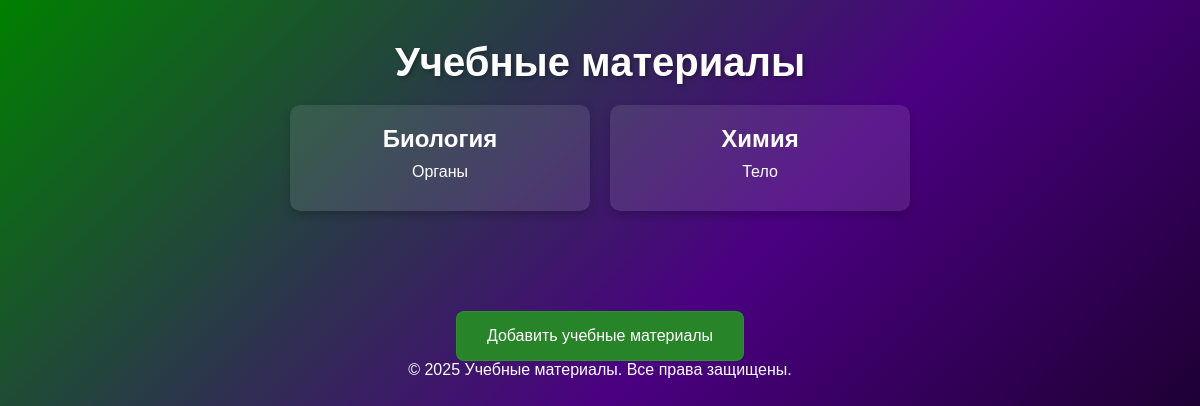
/education_materials/, run on the app's committed database.
### catalog/models.py (models this page shows, shortened)
class EducationalMaterials(models.Model):
    material_id = models.AutoField(primary_key=True)
    subject = models.ForeignKey(
        Subjects,
        on_delete=models.CASCADE,
        db_column='subject_id',
        blank=True,
        null=True
    )
    unit = models.IntegerField(blank=True, null=True)
    topic_name = models.CharField(max_length=255, null=True, blank=False)
    material_type = models.CharField(max_length=255, null=True, blank=False)
    material_source = models.CharField(max_length=255, null=True, blank=False)
    class Meta:
        verbose_name = 'Учебный материал'
        verbose_name_plural = 'Учебные материалы'

class Subjects(models.Model):
    subject_id = models.AutoField(primary_key=True)
    teacher = models.ForeignKey(
        Teachers,
        on_delete=models.CASCADE,
        db_column='teacher_id',
        blank=True,
        null=True
    )
    subject_name = models.CharField(max_length=255, null=True, blank=False)
    class Meta:
        verbose_name = 'Предмет'
        verbose_name_plural = 'Предметы'

### catalog/views.py (the view)
# urls.py: path('education_materials/', views.EducationMaterialsPage, name='education_materials'),
def EducationMaterialsPage(request):
    materials = EducationalMaterials.objects.select_related('subject').all()
    return render(request, 'basikPages/EducationMaterials.html', {'materials': materials})

### locallibrary/templates/basikPages/EducationMaterials.html (shortened to what this page needs)
<!DOCTYPE html>
<html lang="ru">
<head>
</head>
<body>
<header>
    <h1>Учебные материалы</h1>
</header>
<div class="container">
    {% for material in materials %}
    <div class="card">
        <h2>{{ material.subject.subject_name }}</h2>
        <p><a href="{{ material.material_source }}" class="button login">{{ material.topic_name}}</a></p>
    </div>
    {% endfor %}
</div>
<div class="button-container">
    <a href="{% url 'add_material' %}" class="button add">Добавить учебные материалы</a>
</div>
<footer>
    <p>&copy; 2025 Учебные материалы. Все права защищены.</p>
</footer>
</body>
</html>

### locallibrary/templates/basikPages/EducationMaterials.html (style rules this page uses)
* { margin: 0; padding: 0; box-sizing: border-box; font-family: Arial, sans-serif; }
body { background: linear-gradient(135deg, #008000, #4B0082, #000000); color: #fff; display: flex; flex-direction: column; align-items: center; min-height: 100vh; padding: 20px; }
h1 { margin: 20px 0; font-size: 2.5rem; text-shadow: 2px 2px 4px rgba(0, 0, 0, 0.3); }
.container { display: flex; flex-wrap: wrap; justify-content: center; gap: 20px; max-width: 1200px; width: 100%; }
.card { background: rgba(255, 255, 255, 0.1); padding: 20px; border-radius: 10px; width: 300px; box-shadow: 0 4px 8px rgba(0, 0, 0, 0.2); transition: transform 0.3s; text-align: center; }
.card h2 { font-size: 1.5rem; margin-bottom: 10px; }
.card p { font-size: 1rem; margin-bottom: 10px; }
.button-container { display: flex; gap: 20px; margin-top: 100px; height: auto; overflow: visible; }
.button { padding: 15px 30px; font-size: 1rem; border: none; border-radius: 8px; cursor: pointer; transition: transform 0.3s, box-shadow 0.3s; text-decoration: none; color: #fff; }
.button.add { background-color: #288429; backdrop-filter: blur(100px); border: 1px solid rgba(69, 196, 62, 0.2); animation: buttonGlow 2s infinite alternate; }

### data on the page
EducationalMaterials: subject.subject_name "Биология", topic_name "Органы"
EducationalMaterials: subject.subject_name "Химия", topic_name "Тело"
